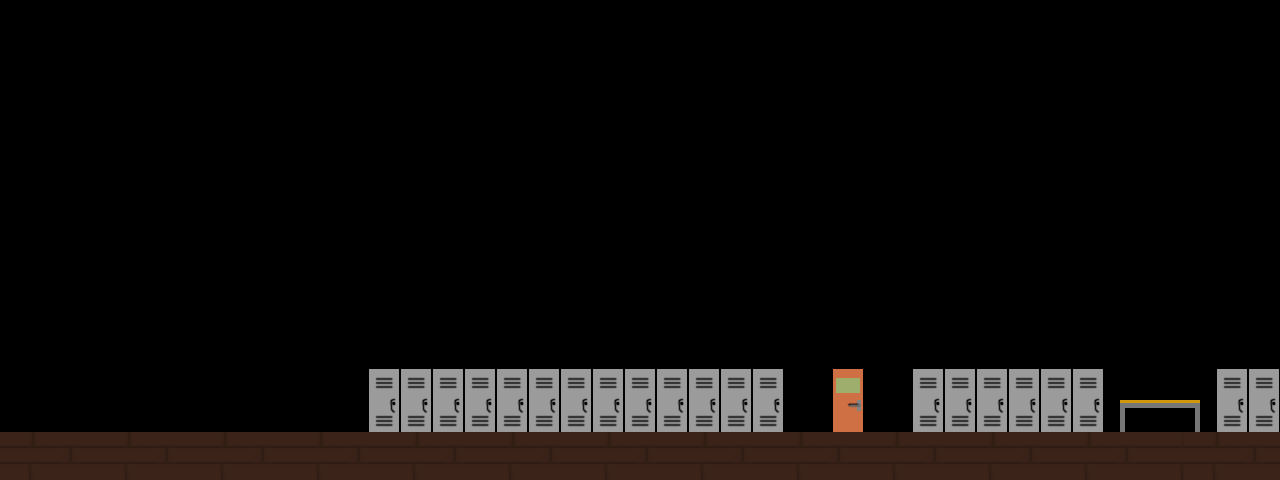

This is a level from a 2D game, rendered from its Tiled map with the project's own tilesets. A one-line summary and the map file follow, with tile-layer data summarised:
An orthogonal 80x30 tile map with 16x16 px tiles, 4 tile layers (Platform, Hidden, Background, Furniture), 7 tilesets and 2 objects.

<map version="1.0" orientation="orthogonal" renderorder="right-down" width="80" height="30" tilewidth="16" tileheight="16" nextobjectid="36">
 <tileset firstgid="1" name="floor" tilewidth="16" tileheight="16" tilecount="18" columns="6">
  <image source="platform.png" width="96" height="48" />
 </tileset>
 <tileset firstgid="19" name="acorn" tilewidth="16" tileheight="16" tilecount="1" columns="1">
  <image source="acorn-16.png" width="16" height="16" />
 </tileset>
 <tileset firstgid="20" name="locker" tilewidth="16" tileheight="16" tilecount="8" columns="2">
  <image source="locker.png" width="32" height="64" />
 </tileset>
 <tileset firstgid="28" name="wood_flooring" tilewidth="16" tileheight="16" tilecount="18" columns="6">
  <image source="wood_flooring.png" width="96" height="48" />
 </tileset>
 <tileset firstgid="46" name="class_door" tilewidth="16" tileheight="16" tilecount="8" columns="2">
  <image source="class_door.png" width="32" height="64" />
 </tileset>
 <tileset firstgid="54" name="table" tilewidth="16" tileheight="16" tilecount="10" columns="5">
  <image source="table.png" width="80" height="32" />
 </tileset>
 <tileset firstgid="64" name="stacked_paper" tilewidth="16" tileheight="16" tilecount="1" columns="1">
  <image source="stacked_paper.png" width="16" height="16" />
 </tileset>
 <layer name="Platform" width="80" height="30">
  <data>[2400 cells, 240 non-empty, 18 distinct tile ids]</data>
 </layer>
 <layer name="Hidden" width="80" height="30">
  <data>[2400 cells, 0 non-empty, 0 distinct tile ids]</data>
 </layer>
 <layer name="Background" width="80" height="30">
  <data>[2400 cells, 8 non-empty, 8 distinct tile ids]</data>
 </layer>
 <layer name="Furniture" width="80" height="30">
  <data>[2400 cells, 178 non-empty, 18 distinct tile ids]</data>
 </layer>
 <objectgroup name="Door">
  <object id="21" x="832" y="368" width="32" height="64" />
 </objectgroup>
 <objectgroup name="Stacked Paper">
  <object id="32" gid="64" x="1136" y="384" width="16" height="16" />
 </objectgroup>
</map>
